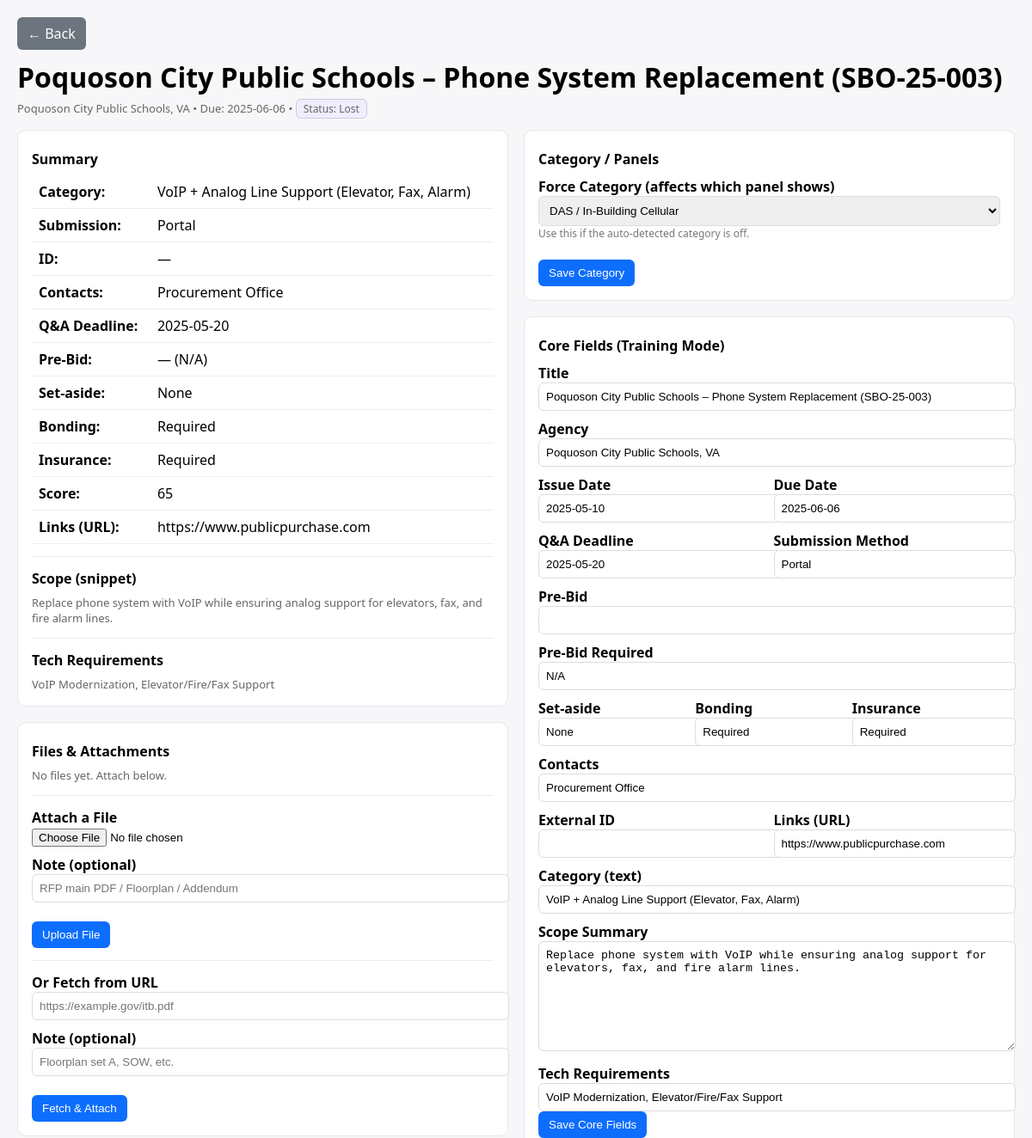
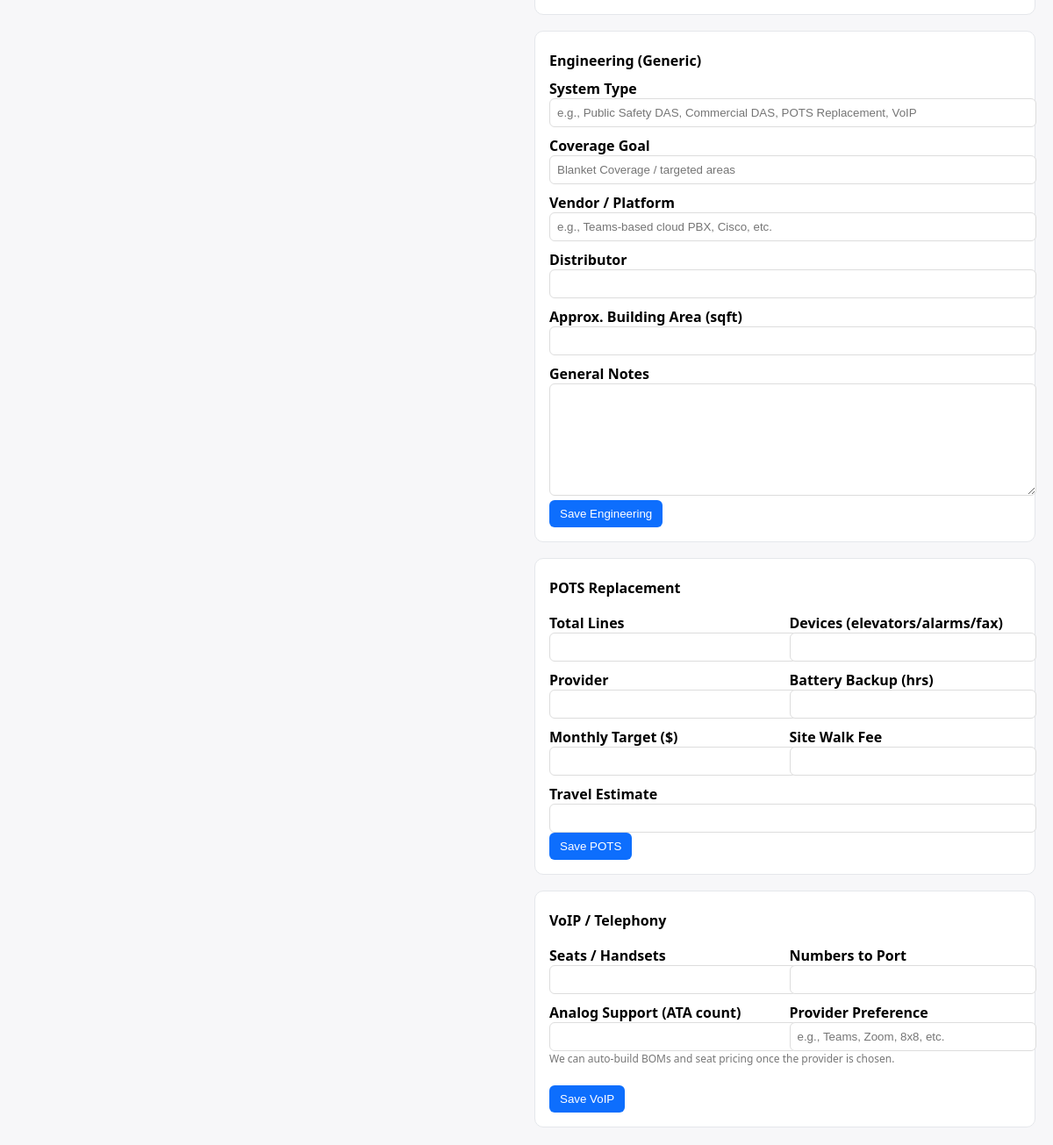
Screenshot of /opportunity/13 with the database file from the repository (2 pictures, top to bottom).
### tables this page shows
CREATE TABLE opportunities (
            id INTEGER PRIMARY KEY AUTOINCREMENT,
            title TEXT,
            agency TEXT,
            source TEXT,
            solicitation_id TEXT,
            issue_date TEXT,
            due_date TEXT,
            category TEXT,
            url TEXT,
            budget REAL,
            budget_published REAL,
            my_costs REAL,
            capital_outlay REAL,
            summary TEXT,
            scope_of_work TEXT,
            requirements TEXT,
            poc TEXT,
            location TEXT,
            terms TEXT,
            critical_reqs TEXT,
            raw_text TEXT,
            ai_score INTEGER,
            human_score INTEGER,
            reasons TEXT,
            status TEXT,
            equipment_cost REAL,
            labor_cost REAL,
            admin_cost REAL,
            total_cost REAL,
            suggested_bid REAL,
            profit_margin REAL
        , contacts TEXT, submission_method TEXT, qna_deadline TEXT, prebid TEXT, prebid_required TEXT, set_aside TEXT, bonding TEXT, insurance TEXT, scope_summary TEXT, tech_requirements TEXT, external_id TEXT, system_type TEXT, coverage_goal TEXT, vendor TEXT, distributor TEXT, area_sqft REAL, rf_notes TEXT, extra_json TEXT);

CREATE TABLE scores (
            id INTEGER PRIMARY KEY AUTOINCREMENT,
            opp_id INTEGER,
            ai_score INTEGER,
            human_score INTEGER,
            reasons TEXT
        , score INTEGER);

### app.py (the view)
@app.route("/opportunity/<int:opp_id>")
def opportunity_detail(opp_id):
    opp = _get_opportunity(opp_id)
    if not opp:
        abort(404)
    atts = _list_attachments(opp_id)
    if not opp.get("system_type") and ("public safety" in (opp.get("category","").lower())):
        opp["system_type"] = "Public Safety DAS"
    opp["extra"] = _parse_json(opp.get("extra_json"))
    return render_template("opportunity.html", o=opp, attachments=atts, training_mode=session.get("training_mode", True))

### templates/opportunity.html (shortened to what this page needs)
<!doctype html>
<html>
<head>
</head>
<body>
  <a class="btn btn-secondary" href="{{ url_for('index') }}">← Back</a>
  <h1 style="margin-top:10px;">{{ o['title'] or 'Opportunity' }}</h1>
  <div class="muted">
    {{ o['agency'] or '—' }} • Due: {{ o['due_date'] or '—' }} •
    <span class="badge">Status: {{ o['status'] }}</span>
  </div>
  {% set cat = (o['category'] or '')|lower %}
  {% set is_das = 'das' in cat or 'in-building' in cat or 'bda' in cat or 'distributed antenna' in cat %}
  {% set is_pots = 'pots' in cat or 'analog' in cat %}
  {% set is_voip = 'voip' in cat or 'telephony' in cat %}
  <div class="grid" style="margin-top:16px;">
    <div class="stack">
      <div class="card">
        <div class="section-title">Summary</div>
        <table>
          <tr><td><strong>Category:</strong></td><td>{{ o['category'] or '—' }}</td></tr>
          <tr><td><strong>Submission:</strong></td><td>{{ o['submission_method'] or '—' }}</td></tr>
          <tr><td><strong>ID:</strong></td><td>{{ o['external_id'] or '—' }}</td></tr>
          <tr><td><strong>Contacts:</strong></td><td>{{ o['contacts'] or '—' }}</td></tr>
          <tr><td><strong>Q&A Deadline:</strong></td><td>{{ o['qna_deadline'] or '—' }}</td></tr>
          <tr><td><strong>Pre-Bid:</strong></td>
              <td>{{ o['prebid'] or '—' }} {% if o['prebid_required'] %} ({{ o['prebid_required'] }}){% endif %}</td></tr>
          <tr><td><strong>Set-aside:</strong></td><td>{{ o['set_aside'] or '—' }}</td></tr>
          <tr><td><strong>Bonding:</strong></td><td>{{ o['bonding'] or '—' }}</td></tr>
          <tr><td><strong>Insurance:</strong></td><td>{{ o['insurance'] or '—' }}</td></tr>
          <tr><td><strong>Score:</strong></td><td>{{ o['score'] if o['score'] is not none else '—' }}</td></tr>
          <tr><td><strong>Links (URL):</strong></td><td>{{ o['url'] or '—' }}</td></tr>
        </table>
        <div class="divider"></div>
        <div class="section-title">Scope (snippet)</div>
        <div class="muted">{{ (o['scope_summary'] or '—') }}</div>
        <div class="divider"></div>
        <div class="section-title">Tech Requirements</div>
        <div class="muted">{{ o['tech_requirements'] or '—' }}</div>
      </div>
      <div class="card">
        <div class="section-title">Files & Attachments</div>
        {% if attachments %}
        <table>
          <thead><tr><th>File</th><th>Size</th><th>Actions</th></tr></thead>
          <tbody>
            {% for a in attachments %}
            <tr>
              <td>
                <div><strong>{{ a['original_name'] }}</strong></div>
                {% if a['source_url'] %}
                  <div class="muted">Source: <a href="{{ a['source_url'] }}" target="_blank">{{ a['source_url'] }}</a></div>
                {% endif %}
                {% if a['note'] %}<div class="muted">{{ a['note'] }}</div>{% endif %}
              </td>
              <td>{{ (a['size'] or 0) | int }} bytes</td>
              <td>
                <a class="btn" href="{{ url_for('attachment_download', att_id=a['id']) }}">Download</a>
                <a class="btn btn-danger" href="{{ url_for('attachment_delete', att_id=a['id']) }}" onclick="return confirm('Delete this file?')">Delete</a>
              </td>
            </tr>
            {% endfor %}
          </tbody>
        </table>
        {% else %}
          <div class="muted">No files yet. Attach below.</div>
        {% endif %}
        <div class="divider"></div>
        <form method="POST" enctype="multipart/form-data" action="{{ url_for('opportunity_attach', opp_id=o['id']) }}">
          <label>Attach a File</label>
          <input type="file" name="file" accept=".pdf,.doc,.docx,.png,.jpg,.jpeg" required>
          <label>Note (optional)</label>
          <input type="text" name="note" placeholder="RFP main PDF / Floorplan / Addendum">
          <br><br><button class="btn" type="submit">Upload File</button>
        </form>
        <div class="divider"></div>
        <form method="POST" action="{{ url_for('opportunity_attach_url', opp_id=o['id']) }}">
          <label>Or Fetch from URL</label>
          <input type="url" name="url" placeholder="https://example.gov/itb.pdf" required>
          <label>Note (optional)</label>
          <input type="text" name="note" placeholder="Floorplan set A, SOW, etc.">
          <br><br><button class="btn" type="submit">Fetch & Attach</button>
        </form>
      </div>
    </div>
    <div class="stack">
      <div class="card">
        <div class="section-title">Category / Panels</div>
        <form method="POST" action="{{ url_for('opportunity_set_category', opp_id=o['id']) }}">
          <label>Force Category (affects which panel shows)</label>
          <select name="category">
            {% set current = o['category'] or '' %}
            {% for opt in [
              'DAS / In-Building Cellular',
              'POTS Replacement / Analog Modernization',
              'VoIP / Telephony',
              'CCTV / Camera / ALPR',
              'Uploaded RFP'
            ] %}
              <option value="{{ opt }}" {% if opt==current %}selected{% endif %}>{{ opt }}</option>
            {% endfor %}
          </select>
          <div class="hint">Use this if the auto-detected category is off.</div>
          <br><button class="btn" type="submit">Save Category</button>
        </form>
      </div>
      {% if training_mode %}
      <div class="card">
        <div class="section-title">Core Fields (Training Mode)</div>
        <form method="POST" action="{{ url_for('opportunity_update_core', opp_id=o['id']) }}">
          <label>Title</label>
          <input type="text" name="title" value="{{ o['title'] or '' }}">
          <label>Agency</label>
          <input type="text" name="agency" value="{{ o['agency'] or '' }}">
          <div class="row">
            <div style="flex:1">
              <label>Issue Date</label>
              <input type="text" name="issue_date" value="{{ o['issue_date'] or '' }}">
            </div>
            <div style="flex:1">
              <label>Due Date</label>
              <input type="text" name="due_date" value="{{ o['due_date'] or '' }}">
            </div>
          </div>
          <div class="row">
            <div style="flex:1">
              <label>Q&A Deadline</label>
              <input type="text" name="qna_deadline" value="{{ o['qna_deadline'] or '' }}">
            </div>
            <div style="flex:1">
              <label>Submission Method</label>
              <input type="text" name="submission_method" value="{{ o['submission_method'] or '' }}">
            </div>
          </div>
          <label>Pre-Bid</label>
          <input type="text" name="prebid" value="{{ o['prebid'] or '' }}">
          <label>Pre-Bid Required</label>
          <input type="text" name="prebid_required" value="{{ o['prebid_required'] or '' }}">
          <div class="row">
            <div style="flex:1">
              <label>Set-aside</label>
              <input type="text" name="set_aside" value="{{ o['set_aside'] or '' }}">
            </div>
            <div style="flex:1">
              <label>Bonding</label>
              <input type="text" name="bonding" value="{{ o['bonding'] or '' }}">
            </div>
            <div style="flex:1">
              <label>Insurance</label>
              <input type="text" name="insurance" value="{{ o['insurance'] or '' }}">
            </div>
          </div>
          <label>Contacts</label>
          <input type="text" name="contacts" value="{{ o['contacts'] or '' }}">
          <div class="row">
            <div style="flex:1">
              <label>External ID</label>
              <input type="text" name="external_id" value="{{ o['external_id'] or '' }}">
            </div>
            <div style="flex:1">
              <label>Links (URL)</label>
              <input type="text" name="url" value="{{ o['url'] or '' }}">
            </div>
          </div>
          <label>Category (text)</label>
          <input type="text" name="category" value="{{ o['category'] or '' }}" placeholder="You can also use the dropdown above.">
          <label>Scope Summary</label>
          <textarea name="scope_summary">{{ o['scope_summary'] or '' }}</textarea>
          <label>Tech Requirements</label>
          <input type="text" name="tech_requirements" value="{{ o['tech_requirements'] or '' }}">
          <br><button class="btn" type="submit">Save Core Fields</button>
        </form>
      </div>
      {% endif %}
      <div class="card">
        <div class="section-title">Engineering (Generic)</div>
        <form method="POST" action="{{ url_for('opportunity_update', opp_id=o['id']) }}">
          <label>System Type</label>
          <input type="text" name="system_type"
            value="{{ o['system_type'] or ( 'Public Safety DAS' if is_das else '' ) }}"
            placeholder="e.g., Public Safety DAS, Commercial DAS, POTS Replacement, VoIP">
          <label>Coverage Goal</label>
          <input type="text" name="coverage_goal" value="{{ o['coverage_goal'] or '' }}" placeholder="Blanket Coverage / targeted areas">
          <label>Vendor / Platform</label>
          <input type="text" name="vendor"
            value="{{ o['vendor'] or ( 'Nextivity Shield SOLO' if is_das else '' ) }}"
            placeholder="{{ 'Nextivity Shield SOLO' if is_das else 'e.g., Teams-based cloud PBX, Cisco, etc.' }}">
          <label>Distributor</label>
          <input type="text" name="distributor" value="{{ o['distributor'] or '' }}" placeholder="{{ 'GetWireless/Talley/Tessco' if is_das else '' }}">
          <label>Approx. Building Area (sqft)</label>
          <input type="number" step="0.01" name="area_sqft" value="{{ o['area_sqft'] or '' }}">
          <label>General Notes</label>
          <textarea name="rf_notes">{{ o['rf_notes'] or '' }}</textarea>
          <br><button class="btn" type="submit">Save Engineering</button>
        </form>
      </div>
      {% if is_pots %}
      {% set pots = (o.extra.get('pots') if o.extra else {}) or {} %}
      <div class="card">
        <div class="section-title">POTS Replacement</div>
        <form method="POST" action="{{ url_for('opportunity_update_pots', opp_id=o['id']) }}">
          <div class="row">
            <div style="flex:1">
              <label>Total Lines</label>
              <input type="text" name="lines_total" value="{{ pots.get('lines_total','') }}">
            </div>
            <div style="flex:1">
              <label>Devices (elevators/alarms/fax)</label>
              <input type="text" name="devices" value="{{ pots.get('devices','') }}">
            </div>
          </div>
          <div class="row">
            <div style="flex:1">
              <label>Provider</label>
              <input type="text" name="provider" value="{{ pots.get('provider','') }}">
            </div>
            <div style="flex:1">
              <label>Battery Backup (hrs)</label>
              <input type="text" name="battery_hours" value="{{ pots.get('battery_hours','') }}">
            </div>
          </div>
          <div class="row">
            <div style="flex:1">
              <label>Monthly Target ($)</label>
              <input type="text" name="monthly_target" value="{{ pots.get('monthly_target','') }}">
            </div>
            <div style="flex:1">
              <label>Site Walk Fee</label>
              <input type="text" name="site_walk_fee" value="{{ pots.get('site_walk_fee','') }}">
            </div>
          </div>
          <label>Travel Estimate</label>
          <input type="text" name="travel_estimate" value="{{ pots.get('travel_estimate','') }}">
          <br><button class="btn" type="submit">Save POTS</button>
        </form>
      </div>
      {% endif %}
      {% if is_voip %}
      {% set voip = (o.extra.get('voip') if o.extra else {}) or {} %}
      <div class="card">
        <div class="section-title">VoIP / Telephony</div>
        <form method="POST" action="{{ url_for('opportunity_update_voip', opp_id=o['id']) }}">
          <div class="row">
            <div style="flex:1">
              <label>Seats / Handsets</label>
              <input type="text" name="seats" value="{{ voip.get('seats','') }}">
            </div>
            <div style="flex:1">
              <label>Numbers to Port</label>
              <input type="text" name="numbers_port" value="{{ voip.get('numbers_port','') }}">
            </div>
          </div>
          <div class="row">
            <div style="flex:1">
              <label>Analog Support (ATA count)</label>
              <input type="text" name="analog_support" value="{{ voip.get('analog_support','') }}">
            </div>
            <div style="flex:1">
              <label>Provider Preference</label>
              <input type="text" name="provider_pref" value="{{ voip.get('provider_pref','') }}" placeholder="e.g., Teams, Zoom, 8x8, etc.">
            </div>
          </div>
          <div class="hint">We can auto-build BOMs and seat pricing once the provider is chosen.</div>
          <br><button class="btn" type="submit">Save VoIP</button>
        </form>
      </div>
      {% endif %}
    </div>
  </div>
</body>
</html>

### rows the page displays
opportunities: title "Poquoson City Public Schools – Phone System Replacement (SBO-25-003)", agency "Poquoson City Public Schools, VA", due_date "2025-06-06", status "Lost", category "VoIP + Analog Line Support (Elevator, Fax, Alarm)", submission_method "Portal", contacts "Procurement Office", qna_deadline "2025-05-20", prebid "—", prebid_required "N/A", set_aside "None", bonding "Required", insurance "Required", url "https://www.publicpurchase.com", scope_summary "Replace phone system with VoIP while ensuring analog support for elevators, fax, and fire alarm lines.", tech_requirements "VoIP Modernization, Elevator/Fire/Fax Support", issue_date "2025-05-10"
scores: score "65"

### other values shown
{{ o['external_id'] or '—' }} "—"
form field category "DAS / In-Building Cellular"
